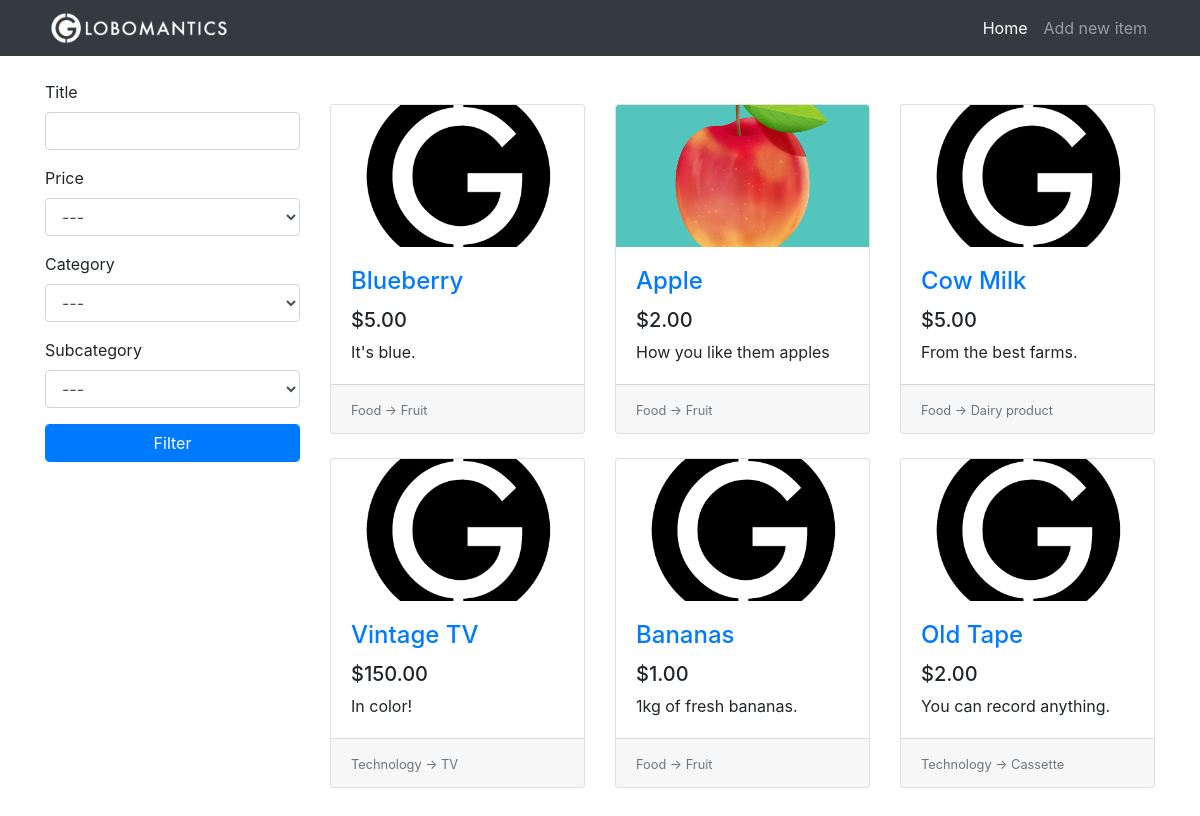
The page / on the database its author committed.
### tables this page shows
CREATE TABLE items(
                    id              INTEGER PRIMARY KEY AUTOINCREMENT,
                    title           TEXT,
                    description     TEXT,
                    price           REAL,
                    image           TEXT,
                    category_id     INTEGER,
                    subcategory_id  INTEGER,
                    FOREIGN KEY(category_id) REFERENCES categories(id),
                    FOREIGN KEY(subcategory_id) REFERENCES subcategories(id)
);

CREATE TABLE categories(
                    id              INTEGER PRIMARY KEY AUTOINCREMENT,
                    name            TEXT
);

CREATE TABLE subcategories(
                    id              INTEGER PRIMARY KEY AUTOINCREMENT,
                    name            TEXT,
                    category_id     INTEGER,
                    FOREIGN KEY(category_id) REFERENCES categories(id)
);

### app.py (the view)
@app.route("/")
def home():
    conn = get_db()
    c = conn.cursor()
    form = FilterForm(request.args, meta={"csrf": False})
    c.execute("SELECT id, name FROM categories")
    categories = c.fetchall()
    categories.insert(0, (0, "---"))
    form.category.choices = categories
    c.execute("SELECT id, name FROM subcategories WHERE category_id = ?", (1,))
    subcategories = c.fetchall()
    subcategories.insert(0, (0, "---"))
    form.subcategory.choices = subcategories
    query = """SELECT
                    i.id, i.title, i.description, i.price, i.image, c.name, s.name
                    FROM
                    items AS i
                    INNER JOIN categories AS c ON i.category_id = c.id
                    INNER JOIN subcategories AS s ON i.subcategory_id = s.id
    """
    if form.validate():
        filter_queries = []
        parameters = []
        if form.title.data.strip():
            filter_queries.append("i.title LIKE ?")
            parameters.append("%" + form.title.data + "%")
        if form.category.data:
            filter_queries.append("i.category_id = ?")
            parameters.append(form.category.data)
        if form.subcategory.data:
            filter_queries.append("i.subcategory_id = ?")
            parameters.append(form.subcategory.data)
        if filter_queries:
            query += " WHERE "
            query += " AND ".join(filter_queries)
        if form.price.data:
            if form.price.data == 1:
                query += " ORDER BY i.price DESC"
            else:
                query += " ORDER BY i.price"
        else:
            query += " ORDER BY i.id DESC"
        items_from_db = c.execute(query, tuple(parameters))
    else:
        items_from_db = c.execute(query + "ORDER BY i.id DESC")
    items = []
    for row in items_from_db:
        item = {
            "id": row[0],
            "title": row[1],
            "description": row[2],
            "price": row[3],
            "image": row[4],
            "category": row[5],
            "subcategory": row[6]
        }
        items.append(item)
    return render_template("home.html", items=items, form=form)

### app.py
class FilterForm(FlaskForm):
    title       = StringField("Title", validators=[Length(max=20)])
    price       = SelectField("Price", coerce=int, choices=[(0, "---"), (1, "Max to Min"), (2, "Min to Max")])
    category    = SelectField("Category", coerce=int)
    subcategory = SelectField("Subcategory", coerce=int)
    submit      = SubmitField("Filter")

### app.py (called while the page is built)
def get_db():
    db = getattr(g, "_database", None)
    if db is None:
        db = g._database = sqlite3.connect("db/globomantics.db")
    return db

@app.teardown_appcontext
def close_connection(exception):
    db = getattr(g, "_database", None)
    if db is not None:
        db.close()

### templates/home.html
{% extends 'base.html' %}
{% set active_page = 'home' %}
{% block content %}
  <div class="row">
    <div class="col-lg-3">
      <div class="my-4">
        <form action="{{ url_for('home') }}" method="GET">
          <div class="form-group">
            {{ form.title.label }}
            {{ form.title(class="form-control") }}
          </div>
          <div class="form-group">
            {{ form.price.label }}
            {{ form.price(class="form-control") }}
          </div>
          <div class="form-group">
            {{ form.category.label }}
            {{ form.category(class="form-control") }}
          </div>
          <div class="form-group">
            {{ form.subcategory.label }}
            {{ form.subcategory(class="form-control") }}
          </div>
          {{ form.submit(class="btn btn-primary form-control") }}
        </form>
      </div>
    </div>
    <div class="col-lg-9">
      <div class="row my-5 card-wrapper">
        {% if items %}
        {% for item in items %}
        <div class="col-lg-4 col-md-6 mb-4">
          <div class="card h-100">
            <div class="embed-responsive embed-responsive-16by9">
              <a href="{{ url_for('item', item_id=item.id) }}">
                <img class="card-img-top embed-responsive-item" src="{% if item.image %}{{ url_for('uploads', filename=item.image) }}{% else %}{{ url_for('static', filename='images/placeholder.png') }}{% endif %}" alt="">
              </a>
            </div>
            <div class="card-body">
              <h4 class="card-title">
                <a href="{{ url_for('item', item_id=item.id) }}">{{ item.title }}</a>
              </h4>
              <h5>{{ "$%.2f" | format(item.price) }}</h5>
              <p class="card-text">{{ item.description }}</p>
            </div>
            <div class="card-footer">
              <small class="text-muted">
                {{ item.category }} -> {{ item.subcategory }}
              </small>
            </div>
          </div>
        </div>
        {% endfor %}
        {% else %}
        <h1 class="offset-lg-3">No items to show.</h1>
        {% endif %}
      </div>
    </div>
  </div>
{% endblock %}

### templates/base.html (shortened to what this page needs)
<!DOCTYPE html>
<html lang="en">
<head>
  <link rel="stylesheet" href="https://stackpath.bootstrapcdn.com/bootstrap/4.4.1/css/bootstrap.min.css">
  <link rel="stylesheet" href="{{ url_for('static', filename='css/style.css') }}">
</head>
<body>
  <nav class="navbar navbar-expand-lg navbar-dark bg-dark fixed-top">
    <div class="container">
      <a href="{{ url_for('home') }}" class="navbar-brand">
        <img src="{{ url_for('static', filename='images/logo.png') }}" height="40px">
      </a>
      <div class="collapse navbar-collapse" id="navbarResponsive">
        <ul class="navbar-nav ml-auto">
          <li class="nav-item {{ 'active' if active_page == 'home' else '' }}">
            <a href="{{ url_for('home') }}" class="nav-link">Home</a>
          </li>
          <li class="nav-item {{ 'active' if active_page == 'new_item' else '' }}">
            <a href="{{ url_for('new_item') }}" class="nav-link">Add new item</a>
          </li>
        </ul>
      </div>
    </div>
  </nav>
  <div class="container">
  {% block content %}{% endblock %}
  </div>
</body>
</html>

### static/css/style.css (style rules this page uses)
body { padding-top: 56px; }
.navbar-brand { padding-top: 0rem; padding-bottom: 0rem; }
.card-img-top { object-fit: cover; }

### rows shown on the page
items: title "Blueberry", price "$5.00", description "It's blue.", category "Food", subcategory "Fruit"
items: image (picture), title "Apple", price "$2.00", description "How you like them apples", category "Food", subcategory "Fruit"
items: title "Cow Milk", price "$5.00", description "From the best farms.", category "Food", subcategory "Dairy product"
items: title "Vintage TV", price "$150.00", description "In color!", category "Technology", subcategory "TV"
items: title "Bananas", price "$1.00", description "1kg of fresh bananas.", category "Food", subcategory "Fruit"
items: title "Old Tape", price "$2.00", description "You can record anything.", category "Technology", subcategory "Cassette"
